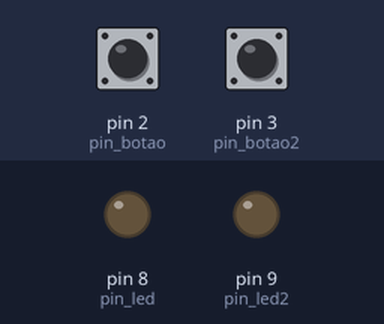
Bench run of a sketch on a simulated Arduino Uno, built with avr-gcc and run on an emulated ATmega328P. Shown: output pins drawn as LEDs (lit = HIGH). The test bench sets the inputs (shaded band); at power-on: pin 2 (pin_botao) HIGH, pin 3 (pin_botao2) HIGH.

Above: at 1.2 s.
1.3 s: pin 2 (pin_botao) pulled LOW for 0.15 s
At 2.5 s:
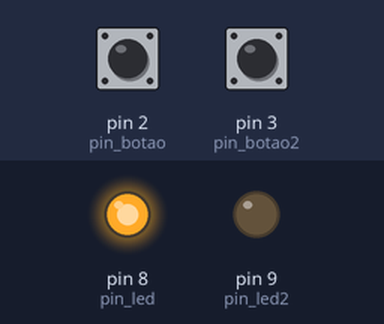
2.9 s: pin 3 (pin_botao2) pulled LOW for 0.15 s
At 3.7 s:
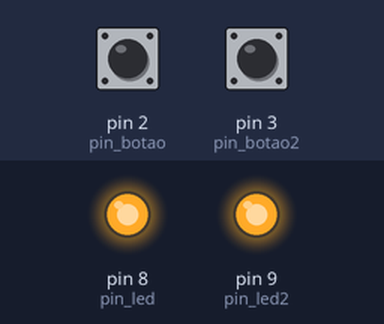
4.5 s: pin 2 (pin_botao) pulled LOW for 1 s
At 4.9 s:
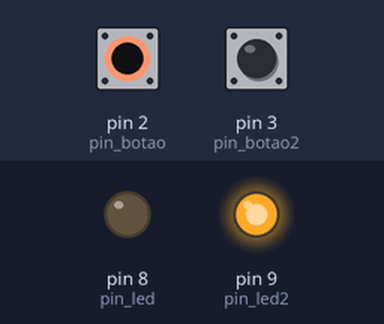
7.0 s: pin 2 (pin_botao) pulled LOW for 3.2 s
At 8.0 s:
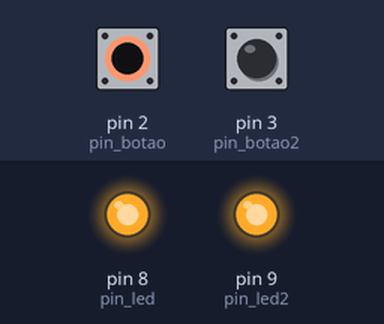
11.7 s: pin 3 (pin_botao2) pulled LOW for 1 s
At 12.8 s:
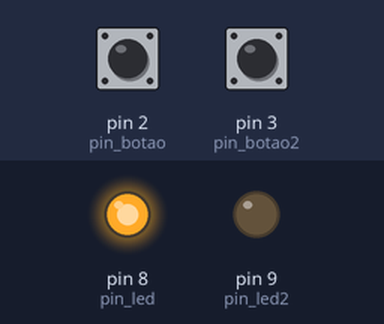
Timing chart, 0 to 14.7 s (numbered marks = the images above; inputs shaded):
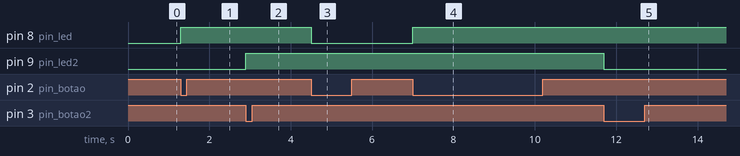

The sketch:

debounce_2_botoes.ino
```cpp
const int pin_botao = 2;
const int pin_botao2 = 3;

const int pin_led = 8;
const int pin_led2 = 9;

int estado_led = LOW;
int estado_led2 = LOW;

int estado_botao;
int estado_botao2;

int ultimo_estado_botao = HIGH;
int ultimo_estado_botao2 = HIGH;

unsigned long tempo_debounce = 0;
unsigned long tempo_debounce2 = 0;

unsigned long atraso = 50;

void setup() {
pinMode(pin_botao, INPUT_PULLUP);
pinMode(pin_botao2, INPUT_PULLUP);

pinMode(pin_led, OUTPUT);
pinMode(pin_led2, OUTPUT);

digitalWrite(pin_led, estado_led);
digitalWrite(pin_led2, estado_led2);


}

void loop() {
int leitura = digitalRead(pin_botao);
if (leitura != ultimo_estado_botao) {
  tempo_debounce = millis();
}
if ((millis() - tempo_debounce) > atraso);
{
  if (leitura != estado_botao) {
    estado_botao = leitura;
    if (estado_botao == LOW) {
      estado_led = !estado_led;
    }
  }

}
digitalWrite(pin_led, estado_led);
ultimo_estado_botao = leitura;

// botao 2 //

int leitura2 = digitalRead(pin_botao2);
if (leitura2 != ultimo_estado_botao2) {
  tempo_debounce2 = millis();
}
if ((millis() - tempo_debounce2) > atraso);
{
  if (leitura2 != estado_botao2) {
    estado_botao2 = leitura2;
    if (estado_botao2 == LOW) {
      estado_led2 = !estado_led2;
    }
  }

}
digitalWrite(pin_led2, estado_led2);
ultimo_estado_botao2 = leitura2;

}
 
```

Measured:
- after the input at 1.3 s, pin 8 (pin_led): LOW → HIGH at once
- after the input at 2.9 s, pin 9 (pin_led2): LOW → HIGH at once
- after the input at 4.5 s, pin 8 (pin_led): HIGH → LOW at once
- after the input at 7.0 s, pin 8 (pin_led): LOW → HIGH at once
- after the input at 11.7 s, pin 9 (pin_led2): HIGH → LOW at once
